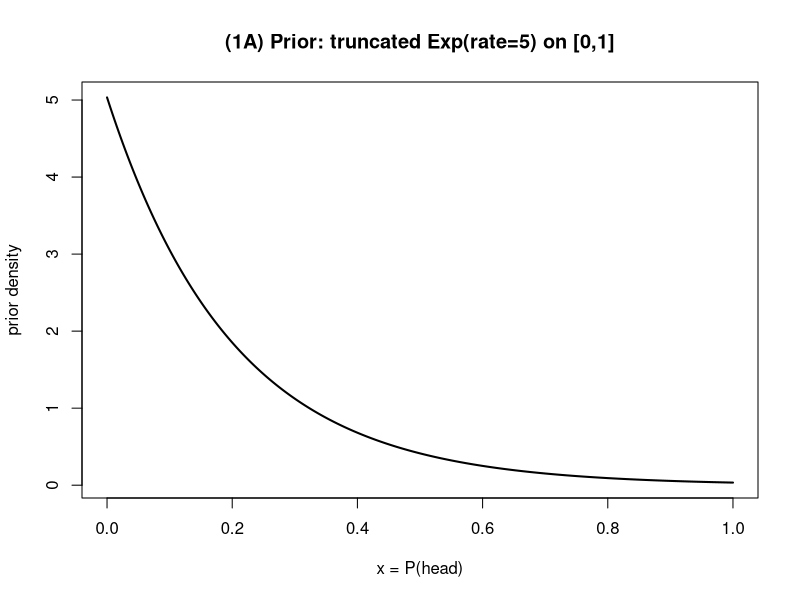
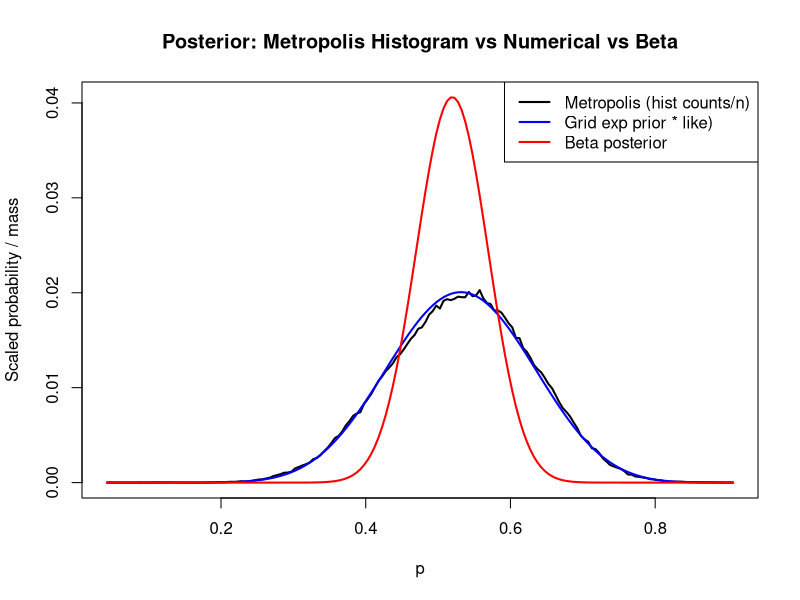
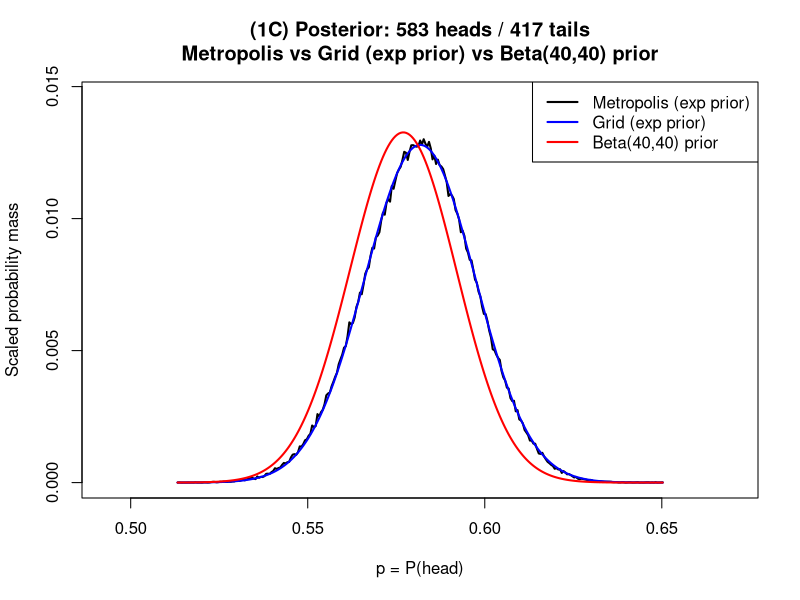

Recreate these plots in R, in order.



#1A

mySeqs <- seq(0, 1, by=0.001) 
priorVals <- dexp(mySeqs, rate=5) / 0.9932621 
plot(mySeqs, priorVals, type="l", lwd=2, 
     main="(1A) Prior: truncated Exp(rate=5) on [0,1]", 
     xlab="x = P(head)", ylab="prior density")

#1B
rm(list=ls())

#Declare variables
numIterations <- 500000
sdProp <- 0.01
piOld <- 0.05

breaksHist <- 200
rateExp <- 5
expNormConst <- 0.9932621   

#Prior
target <- function(x){
  (dexp(x, rateExp) / expNormConst) * dbinom(14, 24, x)
}

#METROPOLIS
posteriorSamples <- numeric(numIterations)

for(i in 1:numIterations)
{
  pOld <- target(piOld)
  
  piNew <- piOld + rnorm(1, 0, sd = sdProp)
  if(piNew > 1) piNew <- 1
  if(piNew < 0) piNew <- 0
  
  pNew <- target(piNew)
  ratio <- pNew / pOld
  
  if(ratio > 1 || ratio >= runif(1))
    piOld <- piNew
  
  posteriorSamples[i] <- piOld
}


myHist <- hist(posteriorSamples, breaks=breaksHist, plot=FALSE)

xGrid <- myHist$mids

# 1) Histogram scaled to sum to 1 (matches lecture)
histY <- myHist$counts / length(posteriorSamples)

# 2) Numerical posterior on same xGrid, scaled to sum to 1
numPostY <- target(xGrid)
numPostY <- numPostY / sum(numPostY)

# 3) Beta posterior on same xGrid, scaled to sum to 1
# Exact Beta
betaPostY <- dbeta(xGrid, 40+14, 40+10)
betaPostY <- betaPostY / sum(betaPostY)


yMax <- max(c(histY, numPostY, betaPostY))

plot(xGrid, histY, type="l", lwd=2,
     main="Posterior: Metropolis Histogram vs Numerical vs Beta",
     xlab="p", ylab="Scaled probability / mass",
     ylim=c(0, yMax))

lines(xGrid, numPostY, col="blue", lwd=2)
lines(xGrid, betaPostY, col="red", lwd=2)

legend("topright",
       legend=c("Metropolis (hist counts/n)", "Grid exp prior * like)", "Beta posterior"),
       col=c("black","blue","red"),
       lwd=2)

#1C


rm(list=ls())

numIterations <- 500000
sdProp        <- 0.005      
piOld         <- 0.55       
breaksHist    <- 300
rateExp       <- 5
expNormConst  <- 0.9932621

heads <- 583
tails <- 417
total <- heads + tails


target_1c <- function(x) {
  (dexp(x, rateExp) / expNormConst) * dbinom(heads, total, x)
}

# --- Metropolis ---
posteriorSamples_1c <- numeric(numIterations)

for (i in 1:numIterations) {
  pOld  <- target_1c(piOld)
  piNew <- piOld + rnorm(1, 0, sd = sdProp)
  if (piNew > 1) piNew <- 1
  if (piNew < 0) piNew <- 0
  pNew  <- target_1c(piNew)
  ratio <- pNew / pOld
  if (ratio > 1 || ratio >= runif(1)) piOld <- piNew
  posteriorSamples_1c[i] <- piOld
}

myHist_1c <- hist(posteriorSamples_1c, breaks = breaksHist, plot = FALSE)
xGrid_1c  <- myHist_1c$mids

# 1) Metropolis histogram scaled to sum to 1
histY_1c <- myHist_1c$counts / length(posteriorSamples_1c)

# 2) Grid approximation (exp prior * likelihood), scaled to sum to 1
numPostY_1c <- target_1c(xGrid_1c)
numPostY_1c <- numPostY_1c / sum(numPostY_1c)

# 3) Exact analytical: Beta(40 + 583, 40 + 417) = Beta(623, 457)
betaPostY_1c <- dbeta(xGrid_1c, 40 + heads, 40 + tails)
betaPostY_1c <- betaPostY_1c / sum(betaPostY_1c)

yMax_1c <- max(c(histY_1c, numPostY_1c, betaPostY_1c))

# zoom x-axis in to where the action is
xLo <- max(0,   min(posteriorSamples_1c) - 0.02)
xHi <- min(1,   max(posteriorSamples_1c) + 0.02)

plot(xGrid_1c, histY_1c, type = "l", lwd = 2,
     main = "(1C) Posterior: 583 heads / 417 tails\nMetropolis vs Grid (exp prior) vs Beta(40,40) prior",
     xlab = "p = P(head)", ylab = "Scaled probability mass",
     xlim = c(xLo, xHi),
     ylim = c(0, yMax_1c * 1.1))

lines(xGrid_1c, numPostY_1c,  col = "blue", lwd = 2)
lines(xGrid_1c, betaPostY_1c, col = "red",  lwd = 2)

legend("topright",
       legend = c("Metropolis (exp prior)", "Grid (exp prior)", "Beta(40,40) prior"),
       col    = c("black", "blue", "red"),
       lwd    = 2)
